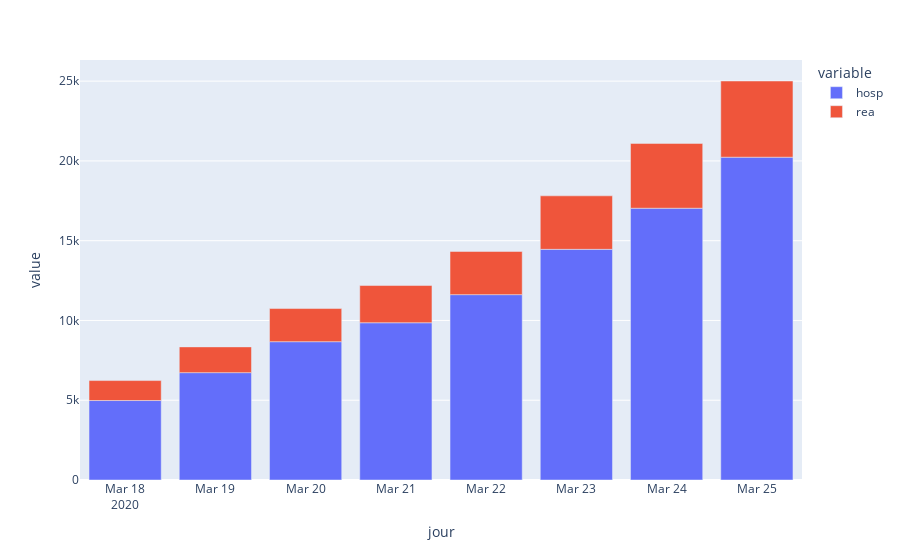

Source (notebook cell):
### Code cell
df_bar = pd.melt(df, id_vars=['jour', 'regionName'], value_vars=['rea', 'hosp'])
df_bar = df_bar.groupby(['jour', 'variable']).sum().reset_index()
fig = px.bar(df_bar, x='jour', y='value', color="variable")
fig.show()

### Figure 1 — Plotly figure (JSON) as saved in the notebook; plotly's stock layout.template omitted (floating-point values rounded to 4 significant figures)
{"data": [{"alignmentgroup": "True", "hoverlabel": {"namelength": 0}, "hovertemplate": "variable=hosp<br>jour=%{x}<br>value=%{y}", "legendgroup": "hosp", "marker": {"color": "#636efa"}, "name": "hosp", "offsetgroup": "hosp", "orientation": "v", "showlegend": true, "textposition": "auto", "type": "bar", "x": ["2020-03-18", "2020-03-19", "2020-03-20", "2020-03-21", "2020-03-22", "2020-03-23", "2020-03-24", "2020-03-25"], "xaxis": "x", "y": [4982, 6730, 8670, 9857, 11619, 14458, 17035, 20233], "yaxis": "y"}, {"alignmentgroup": "True", "hoverlabel": {"namelength": 0}, "hovertemplate": "variable=rea<br>jour=%{x}<br>value=%{y}", "legendgroup": "rea", "marker": {"color": "#EF553B"}, "name": "rea", "offsetgroup": "rea", "orientation": "v", "showlegend": true, "textposition": "auto", "type": "bar", "x": ["2020-03-18", "2020-03-19", "2020-03-20", "2020-03-21", "2020-03-22", "2020-03-23", "2020-03-24", "2020-03-25"], "xaxis": "x", "y": [1250, 1613, 2077, 2332, 2706, 3353, 4062, 4776], "yaxis": "y"}], "layout": {"barmode": "relative", "legend": {"title": {"text": "variable"}, "tracegroupgap": 0}, "margin": {"t": 60}, "xaxis": {"anchor": "y", "domain": [0, 1], "title": {"text": "jour"}}, "yaxis": {"anchor": "x", "domain": [0, 1], "title": {"text": "value"}}}}
